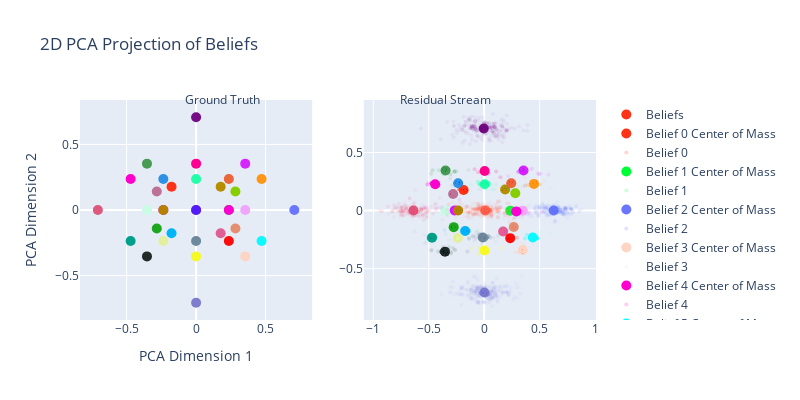

The cell this chart's notebook holds for it:
### Code cell
# Transform the ground truth beliefs
beliefs_2d = vis_pca.transform(list(msp_belief_index.keys()))
colors = px.colors.qualitative.Light24 + px.colors.qualitative.Dark24 + px.colors.qualitative.Plotly

# Create a subplot with two scatter plots
fig = make_subplots(rows=1, cols=2, specs=[[{'type': 'scatter'}, {'type': 'scatter'}]])

# Plot the ground truth beliefs on the left
fig.add_trace(go.Scatter(x=beliefs_2d[:, 0], y=beliefs_2d[:, 2],
                         mode='markers',
                         marker=dict(size=10, color=[colors[i] for i in list(msp_belief_index.values())], opacity=1),
                         name=f'Beliefs'),
              row=1, col=1)

# Calculate and plot the centers of mass of the belief predictions on the right
for belief in msp_belief_index.keys():
    b = msp_belief_index[belief]
    relevant_indices = np.where(transformer_input_belief_indices_flattened == b)[0]
    relevant_data = belief_predictions_pca[relevant_indices]
    if len(relevant_data) > 0:
        centers_of_mass = np.mean(relevant_data, axis=0)
        fig.add_trace(go.Scatter(x=[centers_of_mass[0]], y=[centers_of_mass[2]],
                                 mode='markers',
                                 marker=dict(size=10, color=colors[b], opacity=1),
                                 name=f'Belief {b} Center of Mass'),
                      row=1, col=2)
        fig.add_trace(go.Scatter(x=relevant_data[:, 0], y=relevant_data[:, 2],
                                 mode='markers',
                                 marker=dict(size=4, color=colors[b], opacity=.05),
                                 name=f'Belief {b}'),
                      row=1, col=2)

# Update layout
fig.update_layout(title='2D PCA Projection of Beliefs',
                  xaxis_title='PCA Dimension 1', yaxis_title='PCA Dimension 2',
                  width=800, height=400,
                  annotations=[
                      dict(text="Ground Truth", x=0.2, y=1.05, showarrow=False, xref="paper", yref="paper"),
                      dict(text="Residual Stream", x=0.8, y=1.05, showarrow=False, xref="paper", yref="paper")
                  ])

fig.show()
